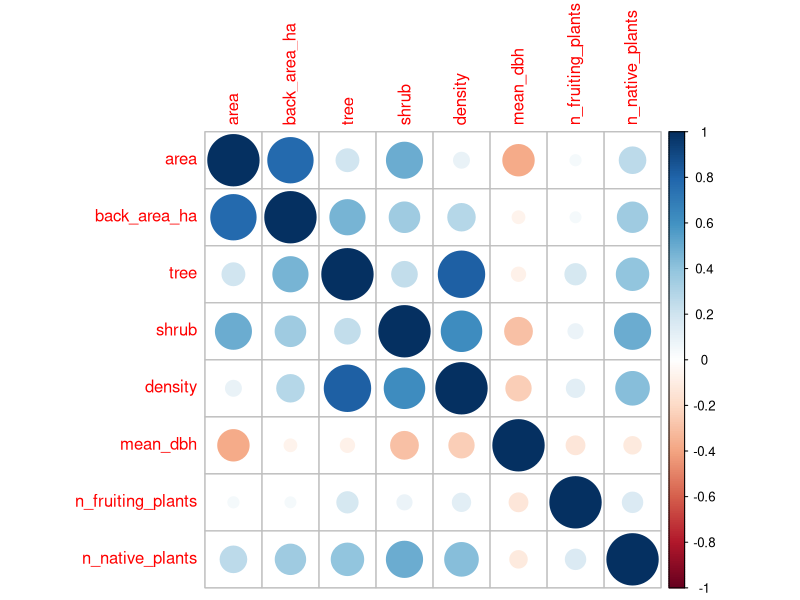

Source code (R):
# 04-Feb-2026                          
# ============================================================================ # 
#                             COLLINEARITY MATRICES
# ============================================================================ # 

# DESCRIPTION: 
# Creating a correlation matrix to asses the collinearity of my yard-level and 
# landscape-level habitat features

# PACKAGES USED:
library(readr)
library(dplyr)
library(corrplot)


# ============================================================================ # 
# 1. YARD HABITAT FEATURES  
# ============================================================================ # 

# --- 1.1 CORRELATION MATRIX --- #

# 1.11 Prepare yard_characteristics to include only yard habitat features
# Import data
yard_characteristics <- read_csv("4 - Outputs/yard_characteristics.csv")

# Remove yard ID, centroid data, and SR columns
yard_features_only <- select(yard_characteristics, 
                                c(area,back_area_ha,tree,shrub,density,mean_dbh,
                                  n_fruiting_plants,n_native_plants))


# 1.12 Create correlation matrices
# Numerical correlation matrix
cor_matrix_yard <- cor(yard_features_only) # numerical correlation matrix
cor_matrix_yard

corrplot(cor_matrix_yard) # visual correlation matrix



# ============================================================================ # 
# 2. LANDSCAPE HABITAT FEATURES  
# ============================================================================ # 

# --- 2.1 CORRELATION MATRIX --- #

#cor_matrix_landscape




